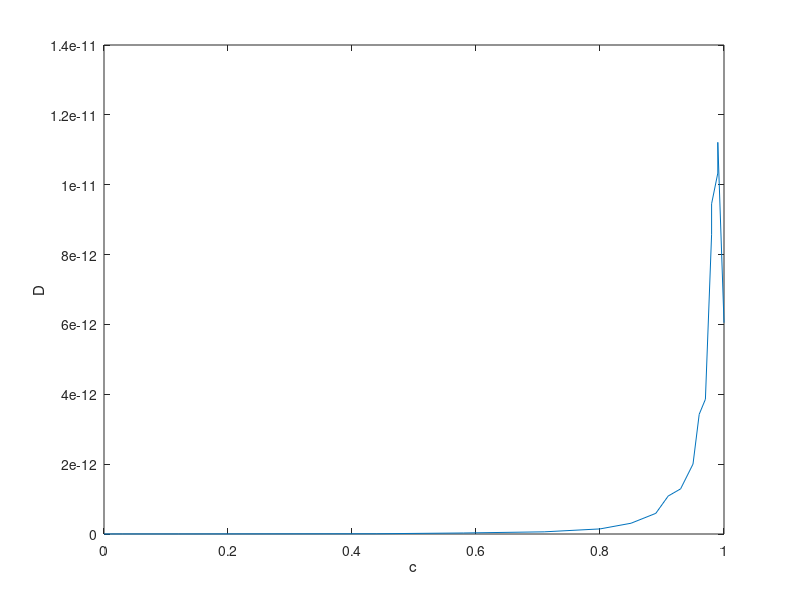

MATLAB code for this plot:
x = 0: 0.1: 1.9;

y = [0.00 0.01 0.03 0.12 0.44 0.58 0.71 0.80 0.85 0.89 0.91 0.93 0.95 0.96 0.97 0.98 0.98 0.99 0.99 1.00;];

D = [];

gradient = [];

t = 312 * 3600;

gradient(end+1) = ( x(1,2) - x(1,1) )/( y(1,2) - y(1,1) );

for j=2:1:19

    gradient(end+1) = ( x(1,j+1) - x(1,j-1) )/( y(1,j+1) - y(1,j-1) );
    
end

gradient(end+1) = ( x(1,end) - x(1,end-1) )/( y(1,end) - y(1,end-1) );

area = [];

area(end+1) = 0;

for j=2:1:20
   
    tmp_x = x(1,1:j);
    
    tmp_y = y(1,1:j);
    
    area(end+1) = trapz(tmp_x,tmp_y);
    
end

for j=1:1:20
   
    D(end+1) = ( 1e-6 * area(1,j) * gradient(1,j) )/( 2 * t );
    
end

plot(y,D);

xlabel('c');

ylabel('D');